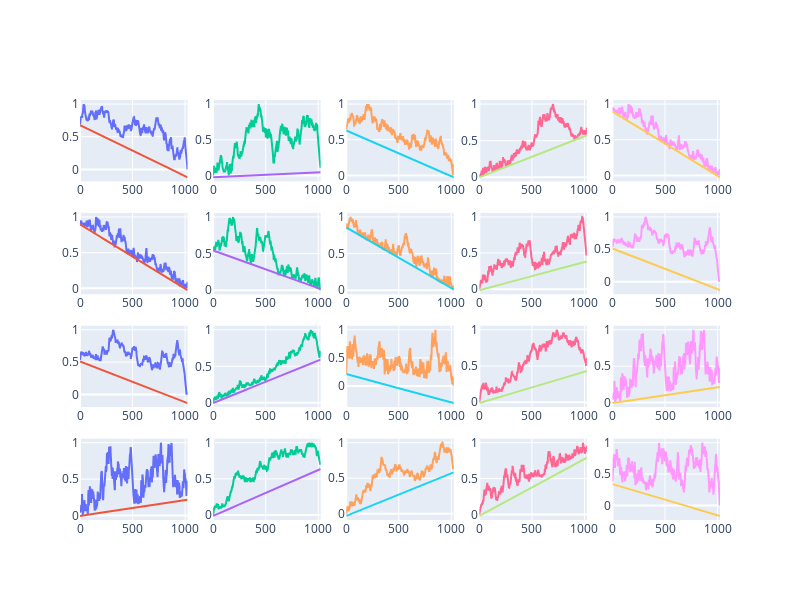

Notebook source saved alongside this figure:
### Code cell
fig = make_subplots(4, 5)

for i in range(4):
    for j in range(5):
        fig.append_trace(go.Scatter(x=x, y=serieses[4*i + j]), row=i+1, col=j+1)
        fig.append_trace(go.Line(x=x, y=lines[4*i + j]), row=i+1, col=j+1)

fig.update_layout(height=600, width=800, showlegend=False)
fig.show()

### Figure 1 — Plotly figure (JSON) as saved in the notebook; plotly's stock layout.template omitted (floating-point values rounded to 4 significant figures; data arrays with more than 128 entries replaced by an {"elided": "..."} marker saying what was removed)
{"data": [{"type": "scatter", "x": {"elided": "1024 int values"}, "xaxis": "x", "y": {"elided": "1024 float values"}, "yaxis": "y"}, {"type": "scatter", "x": {"elided": "1024 int values"}, "xaxis": "x", "y": {"elided": "1024 float values"}, "yaxis": "y"}, {"type": "scatter", "x": {"elided": "1024 int values"}, "xaxis": "x2", "y": {"elided": "1024 float values"}, "yaxis": "y2"}, {"type": "scatter", "x": {"elided": "1024 int values"}, "xaxis": "x2", "y": {"elided": "1024 float values"}, "yaxis": "y2"}, {"type": "scatter", "x": {"elided": "1024 int values"}, "xaxis": "x3", "y": {"elided": "1024 float values"}, "yaxis": "y3"}, {"type": "scatter", "x": {"elided": "1024 int values"}, "xaxis": "x3", "y": {"elided": "1024 float values"}, "yaxis": "y3"}, {"type": "scatter", "x": {"elided": "1024 int values"}, "xaxis": "x4", "y": {"elided": "1024 float values"}, "yaxis": "y4"}, {"type": "scatter", "x": {"elided": "1024 int values"}, "xaxis": "x4", "y": {"elided": "1024 float values"}, "yaxis": "y4"}, {"type": "scatter", "x": {"elided": "1024 int values"}, "xaxis": "x5", "y": {"elided": "1024 float values"}, "yaxis": "y5"}, {"type": "scatter", "x": {"elided": "1024 int values"}, "xaxis": "x5", "y": {"elided": "1024 float values"}, "yaxis": "y5"}, {"type": "scatter", "x": {"elided": "1024 int values"}, "xaxis": "x6", "y": {"elided": "1024 float values"}, "yaxis": "y6"}, {"type": "scatter", "x": {"elided": "1024 int values"}, "xaxis": "x6", "y": {"elided": "1024 float values"}, "yaxis": "y6"}, {"type": "scatter", "x": {"elided": "1024 int values"}, "xaxis": "x7", "y": {"elided": "1024 float values"}, "yaxis": "y7"}, {"type": "scatter", "x": {"elided": "1024 int values"}, "xaxis": "x7", "y": {"elided": "1024 float values"}, "yaxis": "y7"}, {"type": "scatter", "x": {"elided": "1024 int values"}, "xaxis": "x8", "y": {"elided": "1024 float values"}, "yaxis": "y8"}, {"type": "scatter", "x": {"elided": "1024 int values"}, "xaxis": "x8", "y": {"elided": "1024 float values"}, "yaxis": "y8"}, {"type": "scatter", "x": {"elided": "1024 int values"}, "xaxis": "x9", "y": {"elided": "1024 float values"}, "yaxis": "y9"}, {"type": "scatter", "x": {"elided": "1024 int values"}, "xaxis": "x9", "y": {"elided": "1024 float values"}, "yaxis": "y9"}, {"type": "scatter", "x": {"elided": "1024 int values"}, "xaxis": "x10", "y": {"elided": "1024 float values"}, "yaxis": "y10"}, {"type": "scatter", "x": {"elided": "1024 int values"}, "xaxis": "x10", "y": {"elided": "1024 float values"}, "yaxis": "y10"}, {"type": "scatter", "x": {"elided": "1024 int values"}, "xaxis": "x11", "y": {"elided": "1024 float values"}, "yaxis": "y11"}, {"type": "scatter", "x": {"elided": "1024 int values"}, "xaxis": "x11", "y": {"elided": "1024 float values"}, "yaxis": "y11"}, {"type": "scatter", "x": {"elided": "1024 int values"}, "xaxis": "x12", "y": {"elided": "1024 float values"}, "yaxis": "y12"}, {"type": "scatter", "x": {"elided": "1024 int values"}, "xaxis": "x12", "y": {"elided": "1024 float values"}, "yaxis": "y12"}, {"type": "scatter", "x": {"elided": "1024 int values"}, "xaxis": "x13", "y": {"elided": "1024 float values"}, "yaxis": "y13"}, {"type": "scatter", "x": {"elided": "1024 int values"}, "xaxis": "x13", "y": {"elided": "1024 float values"}, "yaxis": "y13"}, {"type": "scatter", "x": {"elided": "1024 int values"}, "xaxis": "x14", "y": {"elided": "1024 float values"}, "yaxis": "y14"}, {"type": "scatter", "x": {"elided": "1024 int values"}, "xaxis": "x14", "y": {"elided": "1024 float values"}, "yaxis": "y14"}, {"type": "scatter", "x": {"elided": "1024 int values"}, "xaxis": "x15", "y": {"elided": "1024 float values"}, "yaxis": "y15"}, {"type": "scatter", "x": {"elided": "1024 int values"}, "xaxis": "x15", "y": {"elided": "1024 float values"}, "yaxis": "y15"}, {"type": "scatter", "x": {"elided": "1024 int values"}, "xaxis": "x16", "y": {"elided": "1024 float values"}, "yaxis": "y16"}, {"type": "scatter", "x": {"elided": "1024 int values"}, "xaxis": "x16", "y": {"elided": "1024 float values"}, "yaxis": "y16"}, {"type": "scatter", "x": {"elided": "1024 int values"}, "xaxis": "x17", "y": {"elided": "1024 float values"}, "yaxis": "y17"}, {"type": "scatter", "x": {"elided": "1024 int values"}, "xaxis": "x17", "y": {"elided": "1024 float values"}, "yaxis": "y17"}, {"type": "scatter", "x": {"elided": "1024 int values"}, "xaxis": "x18", "y": {"elided": "1024 float values"}, "yaxis": "y18"}, {"type": "scatter", "x": {"elided": "1024 int values"}, "xaxis": "x18", "y": {"elided": "1024 float values"}, "yaxis": "y18"}, {"type": "scatter", "x": {"elided": "1024 int values"}, "xaxis": "x19", "y": {"elided": "1024 float values"}, "yaxis": "y19"}, {"type": "scatter", "x": {"elided": "1024 int values"}, "xaxis": "x19", "y": {"elided": "1024 float values"}, "yaxis": "y19"}, {"type": "scatter", "x": {"elided": "1024 int values"}, "xaxis": "x20", "y": {"elided": "1024 float values"}, "yaxis": "y20"}, {"type": "scatter", "x": {"elided": "1024 int values"}, "xaxis": "x20", "y": {"elided": "1024 float values"}, "yaxis": "y20"}], "layout": {"height": 600, "showlegend": false, "width": 800, "xaxis": {"anchor": "y", "domain": [0, 0.168]}, "xaxis10": {"anchor": "y10", "domain": [0.832, 1]}, "xaxis11": {"anchor": "y11", "domain": [0, 0.168]}, "xaxis12": {"anchor": "y12", "domain": [0.208, 0.376]}, "xaxis13": {"anchor": "y13", "domain": [0.416, 0.584]}, "xaxis14": {"anchor": "y14", "domain": [0.624, 0.792]}, "xaxis15": {"anchor": "y15", "domain": [0.832, 1]}, "xaxis16": {"anchor": "y16", "domain": [0, 0.168]}, "xaxis17": {"anchor": "y17", "domain": [0.208, 0.376]}, "xaxis18": {"anchor": "y18", "domain": [0.416, 0.584]}, "xaxis19": {"anchor": "y19", "domain": [0.624, 0.792]}, "xaxis2": {"anchor": "y2", "domain": [0.208, 0.376]}, "xaxis20": {"anchor": "y20", "domain": [0.832, 1]}, "xaxis3": {"anchor": "y3", "domain": [0.416, 0.584]}, "xaxis4": {"anchor": "y4", "domain": [0.624, 0.792]}, "xaxis5": {"anchor": "y5", "domain": [0.832, 1]}, "xaxis6": {"anchor": "y6", "domain": [0, 0.168]}, "xaxis7": {"anchor": "y7", "domain": [0.208, 0.376]}, "xaxis8": {"anchor": "y8", "domain": [0.416, 0.584]}, "xaxis9": {"anchor": "y9", "domain": [0.624, 0.792]}, "yaxis": {"anchor": "x", "domain": [0.8063, 1]}, "yaxis10": {"anchor": "x10", "domain": [0.5375, 0.7312]}, "yaxis11": {"anchor": "x11", "domain": [0.2687, 0.4625]}, "yaxis12": {"anchor": "x12", "domain": [0.2687, 0.4625]}, "yaxis13": {"anchor": "x13", "domain": [0.2687, 0.4625]}, "yaxis14": {"anchor": "x14", "domain": [0.2687, 0.4625]}, "yaxis15": {"anchor": "x15", "domain": [0.2687, 0.4625]}, "yaxis16": {"anchor": "x16", "domain": [0, 0.1938]}, "yaxis17": {"anchor": "x17", "domain": [0, 0.1938]}, "yaxis18": {"anchor": "x18", "domain": [0, 0.1938]}, "yaxis19": {"anchor": "x19", "domain": [0, 0.1938]}, "yaxis2": {"anchor": "x2", "domain": [0.8063, 1]}, "yaxis20": {"anchor": "x20", "domain": [0, 0.1938]}, "yaxis3": {"anchor": "x3", "domain": [0.8063, 1]}, "yaxis4": {"anchor": "x4", "domain": [0.8063, 1]}, "yaxis5": {"anchor": "x5", "domain": [0.8063, 1]}, "yaxis6": {"anchor": "x6", "domain": [0.5375, 0.7312]}, "yaxis7": {"anchor": "x7", "domain": [0.5375, 0.7312]}, "yaxis8": {"anchor": "x8", "domain": [0.5375, 0.7312]}, "yaxis9": {"anchor": "x9", "domain": [0.5375, 0.7312]}}}
